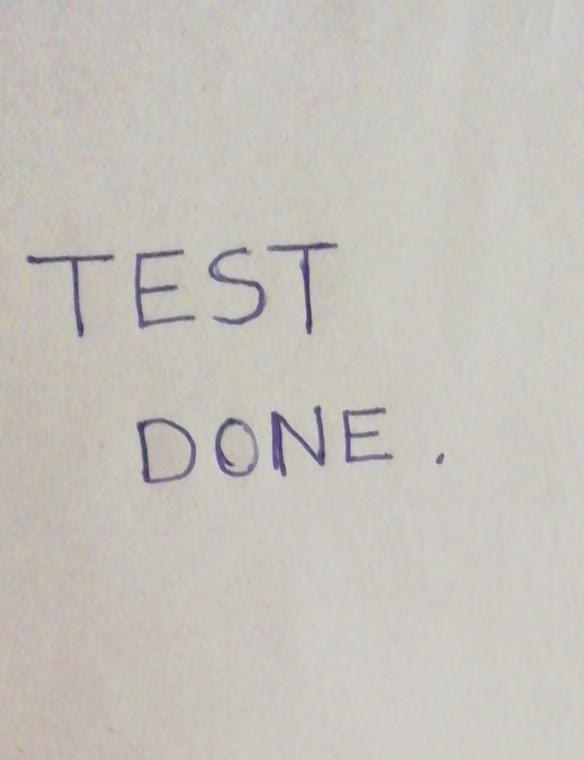
#> input picture test5.jpeg, 584 x 760 px
$ jupyter execute --allow-errors text_Scanner.ipynb   (shell and % lines are left out)
#> lines starting #> are read from the running program, lines starting #| are printed output that depends on the picture; after the words box and inside, x2 and y2 are one past the last pixel; in counts of white or black regions, pixels touching at a corner belong together
[cell 1]
import cv2
import numpy as np

import pytesseract

from google.colab.patches import cv2_imshow

[cell 2]
img = cv2.imread('test5.jpeg')
#> img is the input picture: shape (760, 584, 3); mean B, G, R 188, 194.3, 198.3
cv2_imshow(img)
img = cv2.cvtColor(img,cv2.COLOR_BGR2GRAY)
#> img: shape (760, 584)
reduced_noise = cv2.adaptiveThreshold(img,255,cv2.ADAPTIVE_THRESH_GAUSSIAN_C,cv2.THRESH_BINARY,11,12)
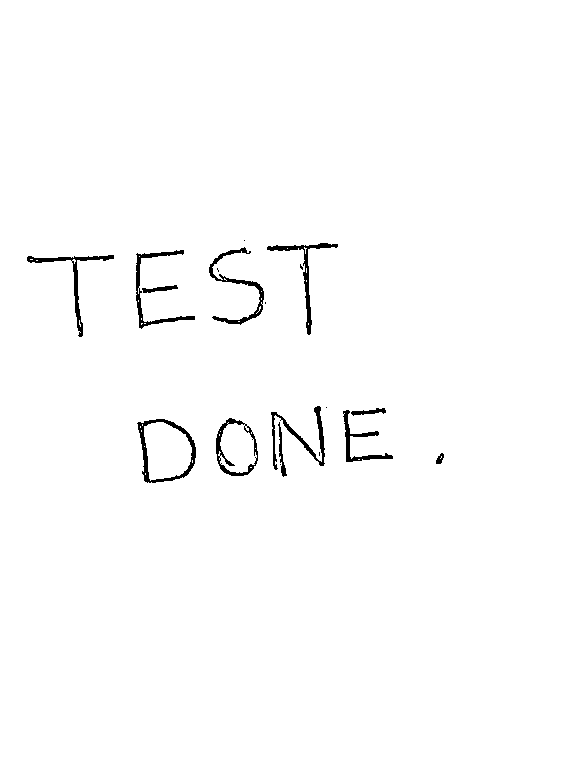
#> reduced_noise: shape (760, 584); 98.7% white; 19 black regions (7 under 20 px), largest, box (x1, y1, x2, y2) and area: (137, 419, 196, 483) 743, (209, 247, 264, 325) 682, (27, 255, 114, 337) 648

cv2_imshow(reduced_noise)
cv2.waitKey(0)
print("\nImage is loaded succesfully")
